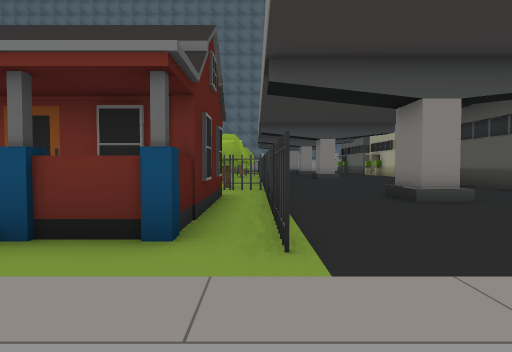
View 1 (above)

24 first-person views from a walk through a Unity game level. The camera is 1.5 m above the floor, tilts 2° down and sees 75° across. Doors are open. The floor is counted in squares, 2 m on a side. Each view is taken from the middle of a square. On the plan, view 1 faces up. The plan holds only what a view shows up to about 11 squares ahead; the rest is blank. The place goes on beyond the plan. Some surface patterns are stand-ins.

View 2
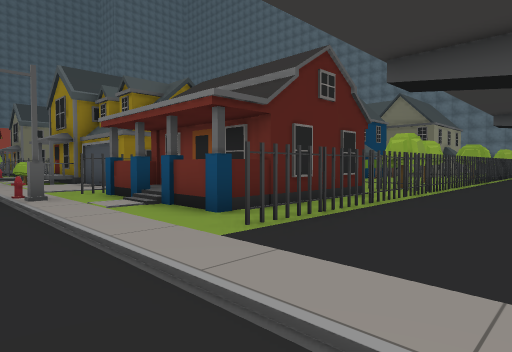

View 3
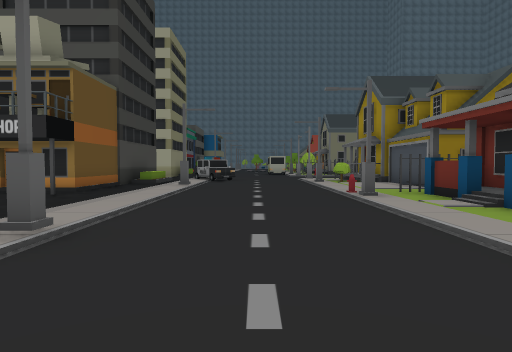

View 4
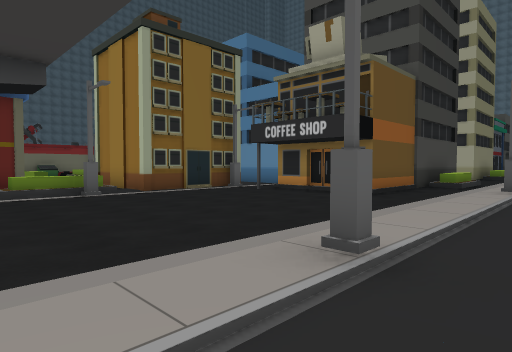

View 5
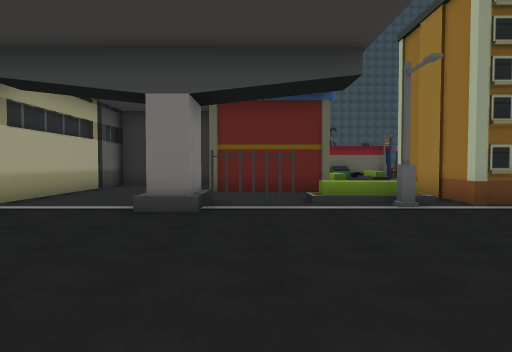

View 6
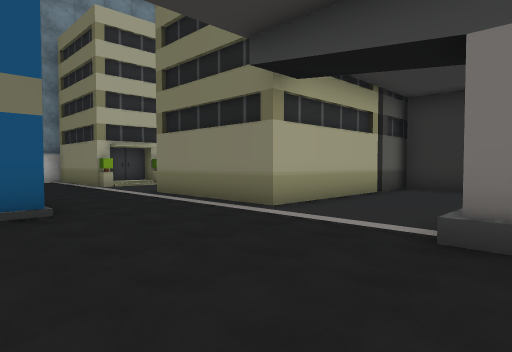

View 7
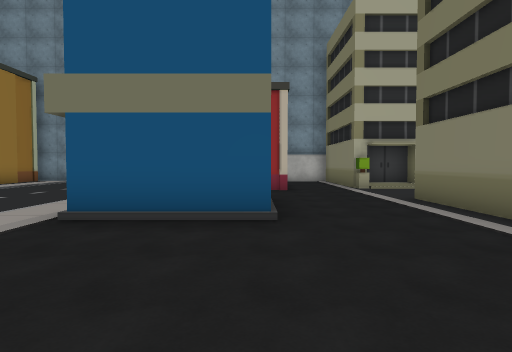

View 8
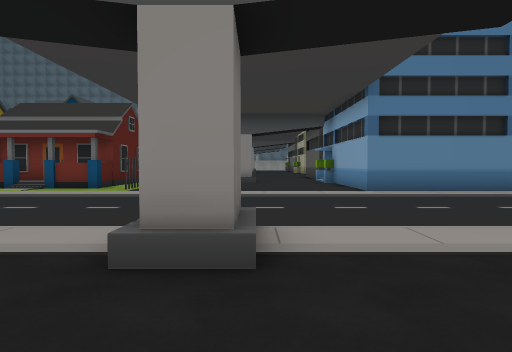

View 9
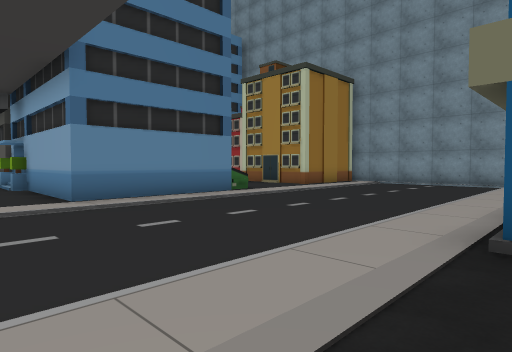

View 10
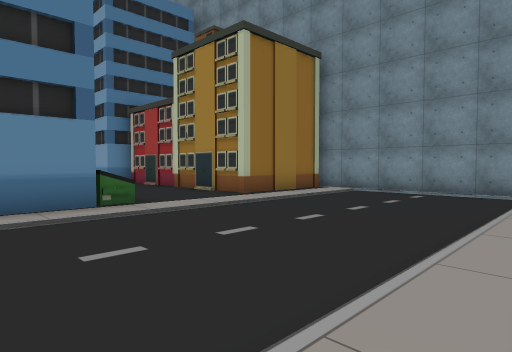

View 11
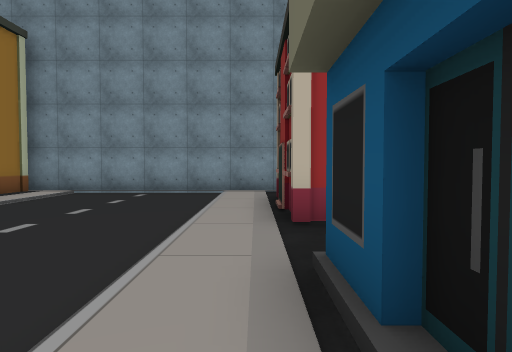

View 12
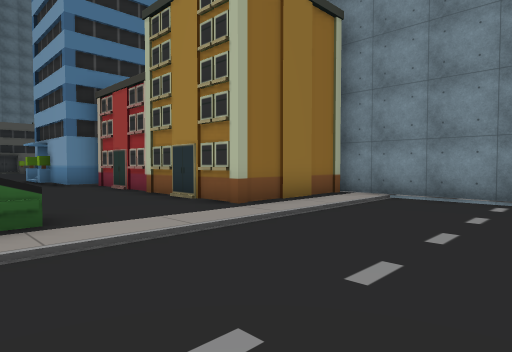

View 13
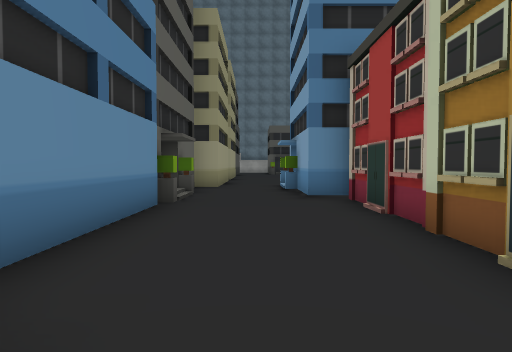

View 14
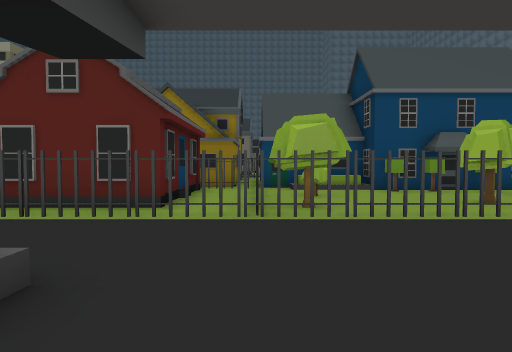

View 15
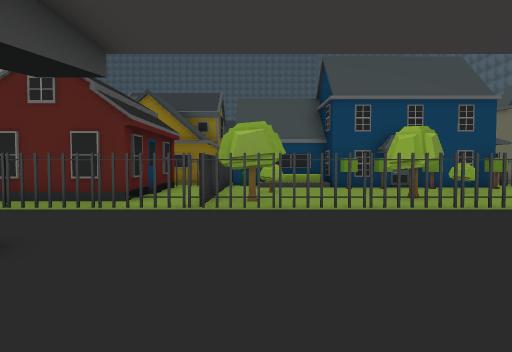

View 16
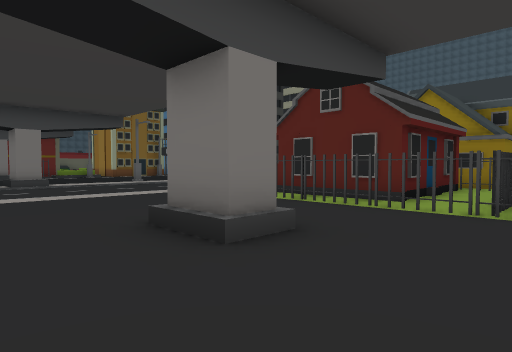

View 17
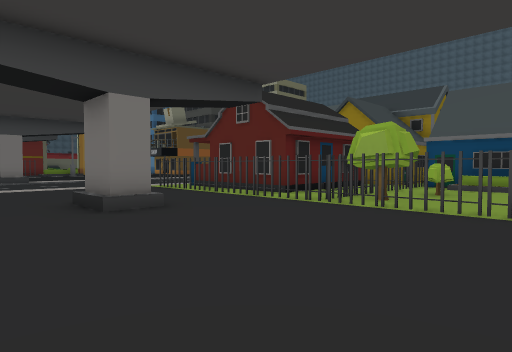

View 18
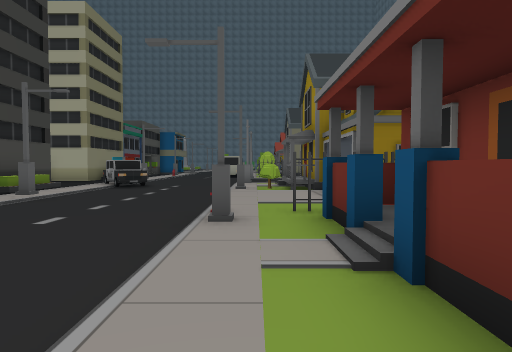

View 19
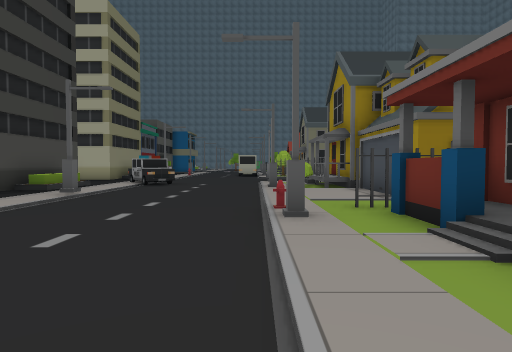

View 20
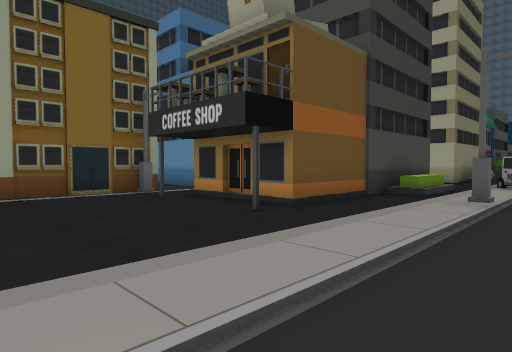

View 21
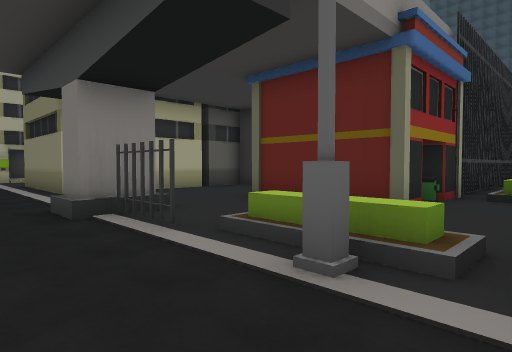

View 22
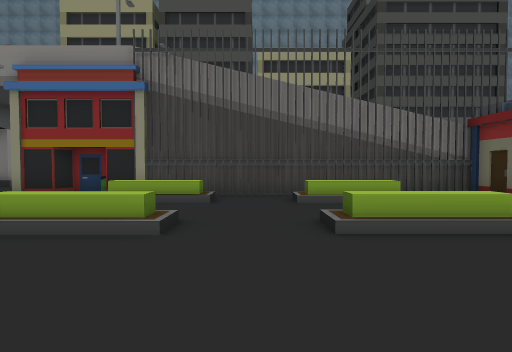

View 23
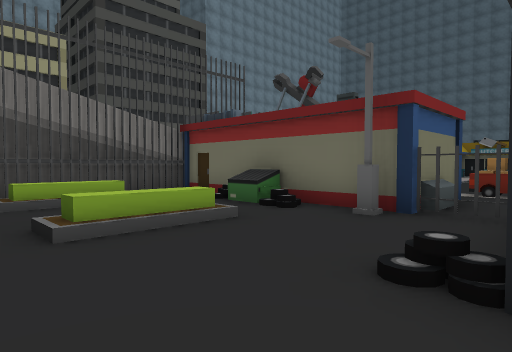

View 24
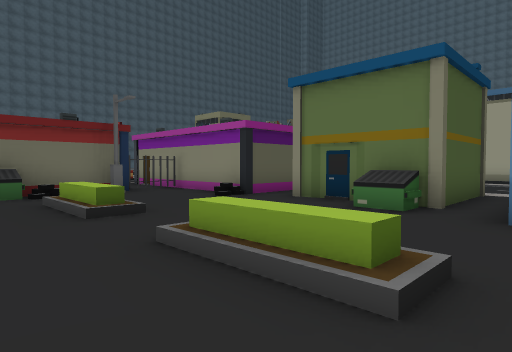

### Floor plan
Key: @ floor where view 1 was taken; # wall or solid block; . main floor; : floor 0.25 m higher than the main floor; + floor 0.5 m higher than the main floor; / step, stairs or slope; = window, fence, low wall or low ledge; O other object.
Columns run from 11 left of view 1 to 19 right of it. Each row starts with its distance up from view 1.
 13      ##O OOO......    #..O
 12      ##....O......    #../
 11      #+.O..O......#   #..#
 10      #..O.OO......#   /..##
  9      OOOOOOO......#   O...#
  8      #O    O......#   #...O
  7      ######O..//../   #...O
  6           #O..//..O   #...#
  5           #O......#   #...O
  4 ###########O......#   #...#
  3 ##:::.O#/##O......#   #O..#####
  2 .O.....O..........#####.......#
  1 .O....O.......................#
  0 ...........@..................#
 -1 ..............................#
 -2 ..............................#
 -3 ...O.......O.. /..............#
 -4 ..............##..........OO..#
 -5 ///.................###..##   #
 -6 OOOO##..............#    #
 -7      #..............#    #
 -8      #...................#
 -9      ......................
-10      OO###O..O#/.........O#
-11     #.   #///.//..#    ../#
-12     #    #. ......#      O#
-13          #. ///...#
-14          O.=   ...#
-15      ......OO   ./#
-16 ......./../#    //#
-17 ####.../../O
-18   #O.../../O
-19   #........O
-20   ##.../../O
-21   ##.../../O
-22    #.../. /O
-23    #.....  #
-24    #OO##O  O
-25    #.##    O
-26     .#  O  O
-27    O # OO
-28    OO.

Positions as (right, up) in squares from view 1, and headings:
1: (0, 0), facing up
2: (3, 0), facing up-left
3: (3, -1), facing left
4: (2, -2), facing down-left
5: (2, -4), facing down
6: (3, -6), facing down-right
7: (4, -7), facing right
8: (4, -7), facing up
9: (5, -5), facing up-right
10: (9, -4), facing up-right
11: (9, -4), facing right
12: (11, -2), facing up-right
13: (13, 2), facing up
14: (5, 9), facing left
15: (6, 10), facing left
16: (6, 10), facing down-left
17: (6, 13), facing down-left
18: (0, 2), facing left
19: (0, 1), facing left
20: (-1, -2), facing down-left
21: (-2, -8), facing down-right
22: (-8, -19), facing right
23: (-8, -19), facing down-right
24: (-2, -15), facing down-left
